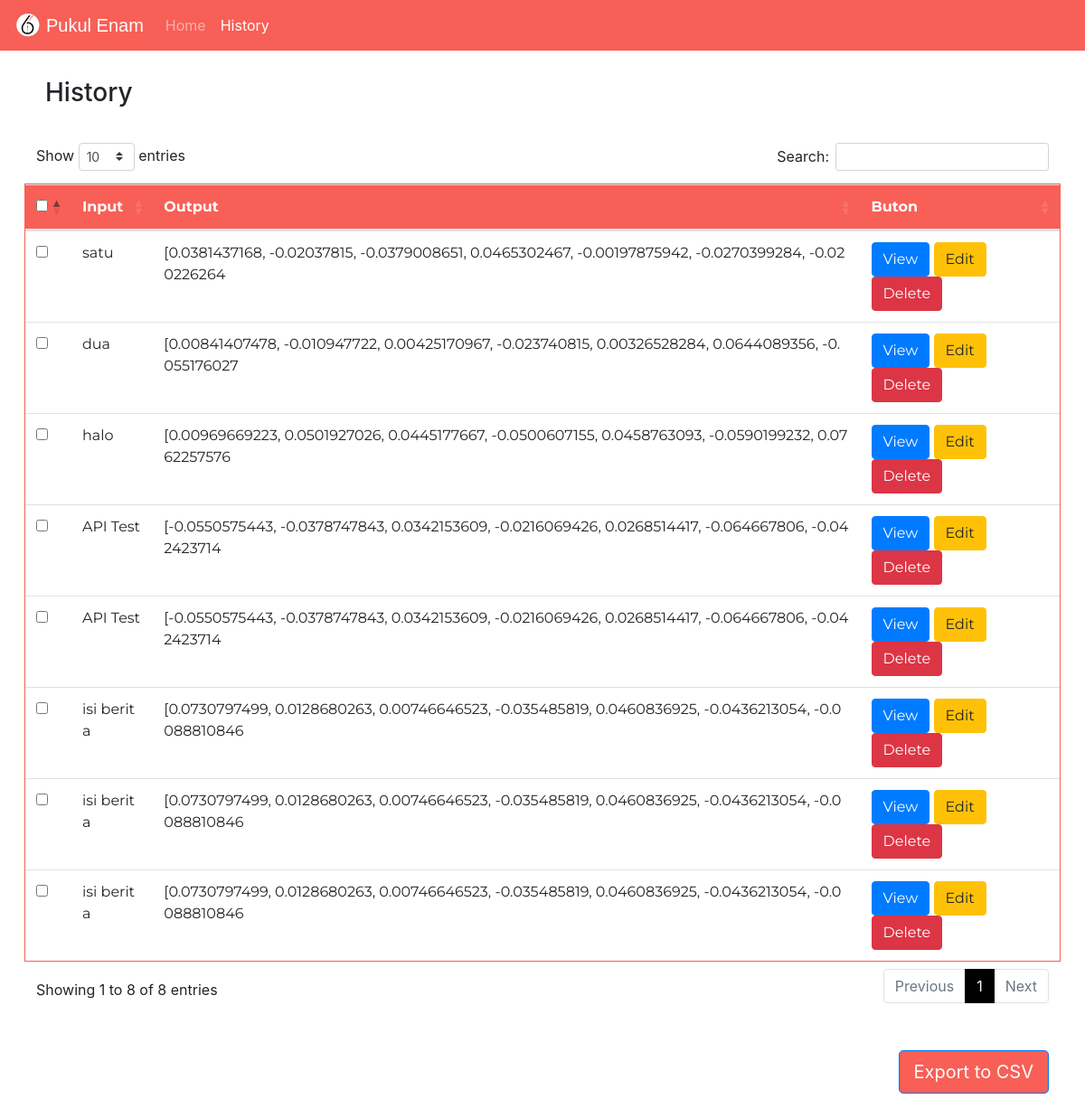
Before: /history with the older database file.
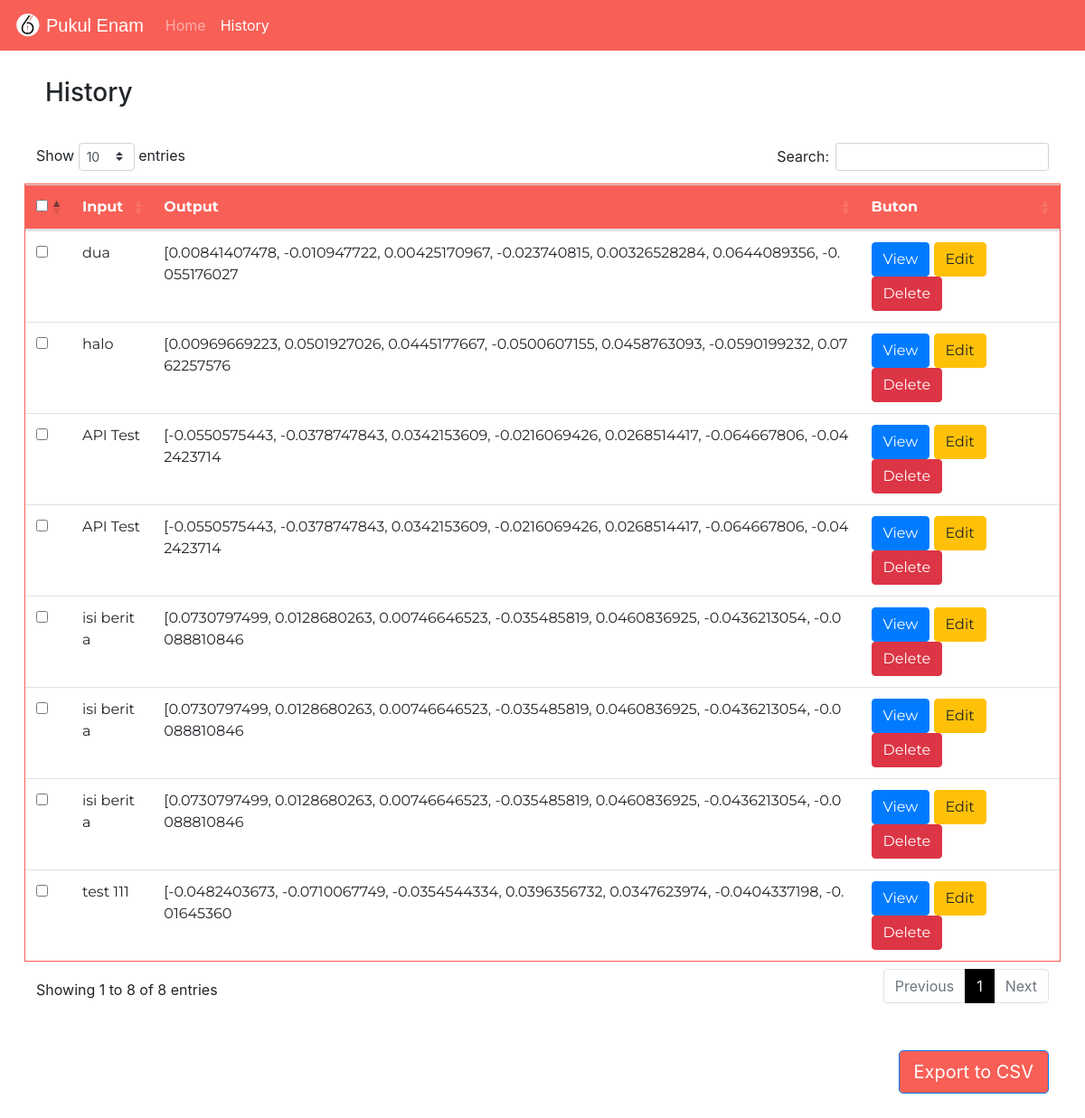
After: the same page with the newer database file.
### main.py (models this page shows, shortened)
class News(db.Model):
    id = db.Column(db.Integer, primary_key=True)
    inputNews = db.Column(db.Text, nullable=False)
    summarizedNews = db.Column(db.Text, nullable=False)

### main.py (the view)
@app.route('/history')
def history():
    query_news=News.query.order_by(News.id)
    return render_template('history.html', news=query_news,status='')

### templates/history.html (shortened to what this page needs)
<!doctype html>
<html lang="en">
<head>
  <link rel="stylesheet" type="text/css" href="{{ url_for('static',filename='style.css') }}">
  <link rel="stylesheet" href="https://cdn.jsdelivr.net/npm/bootstrap@4.0.0/dist/css/bootstrap.min.css"
>
  <link href="https://cdn.datatables.net/1.11.5/css/dataTables.bootstrap4.min.css" rel="stylesheet">
  <link href="https://cdnjs.cloudflare.com/ajax/libs/twitter-bootstrap/4.5.2/css/bootstrap.css" rel="stylesheet">
  <link href="https://stackpath.bootstrapcdn.com/bootstrap/4.2.1/css/bootstrap.min.css" rel="stylesheet" />
  <link href="http://fonts.cdnfonts.com/css/seven-segment" rel="stylesheet">
</head>
<body>
  <nav class="navbar navbar-expand-lg navbar-dark">
    <a href="/"><img src="{{ url_for('static', filename='Pukulenam.png') }}"
        style="width: 30px; margin-right: 5px; cursor: pointer;"></a>
    <a class="navbar-brand" href="/">Pukul Enam</a>
    <div class="collapse navbar-collapse" id="navbarNav">
      <ul class="navbar-nav">
        <li class="nav-item ">
          <a class="nav-link" href="/">Home <span class="sr-only">(current)</span></a>
        </li>
        {% set active_page = 'history' %}
        <li class="nav-item {{ 'active' if active_page=='history' else ''}}">
          <a class="nav-link" href="/history"> History</a>
        </li>
      </ul>
    </div>
  </nav>
  <h3 style="padding-left: 50px; padding-bottom: 30px; padding-top: 30px;">
    History</h3>
  <form action="/export" method="post" id="formExport">
    <table class="table table-hover" style="width: 95.5%; border: 1px solid #f85f56;" id="table">
      <thead class="thead">
        <tr>
          <th><input type="checkbox" onchange="checkAll(this)" name="chk[]"></th>
          <th>Input</th>
          <th>Output</th>
          <th>Buton</th>
        </tr>
      </thead>
      <tbody>
        {% for _news in news %}
        <tr>
          <td><input name="list_array[]" type="checkbox" value="{{_news.id}}"></td>
          <td style="word-break: break-all;">{{_news.inputNews[:100]}}</td>
          <td style="word-break: break-all;">{{_news.summarizedNews[:100]}}</td>
          <td>
            <a class="btn btn-primary" href="/{{_news.id}}" role="button">View</a>
            <a class="btn btn-warning" href="/edit/{{_news.id}}" role="button">Edit</a>
            <a type="button" class="btn btn-danger" data-toggle="modal" data-table="{{_news.id}}"
              data-target="#exampleModal" style="display: inline;">
              Delete
            </a>
          </td>
        </tr>
        {% endfor %}
      </tbody>
    </table>
    <a class="btn btn-primary btn-lg float-right m-50" href="#" role="button"
      onclick="document.getElementById('formExport').submit()">Export to CSV</a>
  </form>
</body>
</html>

### static/style.css (style rules this page uses)
html { overflow-x: hidden; }
.m-50 { margin: 50px; }
body { overflow-x: hidden; font-family: 'Montserrat'; }
table { resize: none; font-family: 'Montserrat'; }
thead { background-color: #f85f56; }
nav { background-color: #f85f56; }
a.nav-link { color: white; }
a.navbar-brand { color: white; font-family: 'Seven Segment', sans-serif; }
th.sorting { color: white; }
a.btn.btn-danger { color: white !important; }
.btn.btn-primary.btn-lg.float-right.m-50 { margin-right: 40px; background-color: #f85f56; }
@media (min-width:1025px) { table { margin: auto; } }

Changed rows visible on the page:
removed News: inputNews "satu", summarizedNews "[0.0381437168, -0.02037815, -0.0379008651, 0.0465302467, -0.00197875942, -0.0270399284, -0.020226264"
added News: inputNews "test 111", summarizedNews "[-0.0482403673, -0.0710067749, -0.0354544334, 0.0396356732, 0.0347623974, -0.0404337198, -0.01645360"
